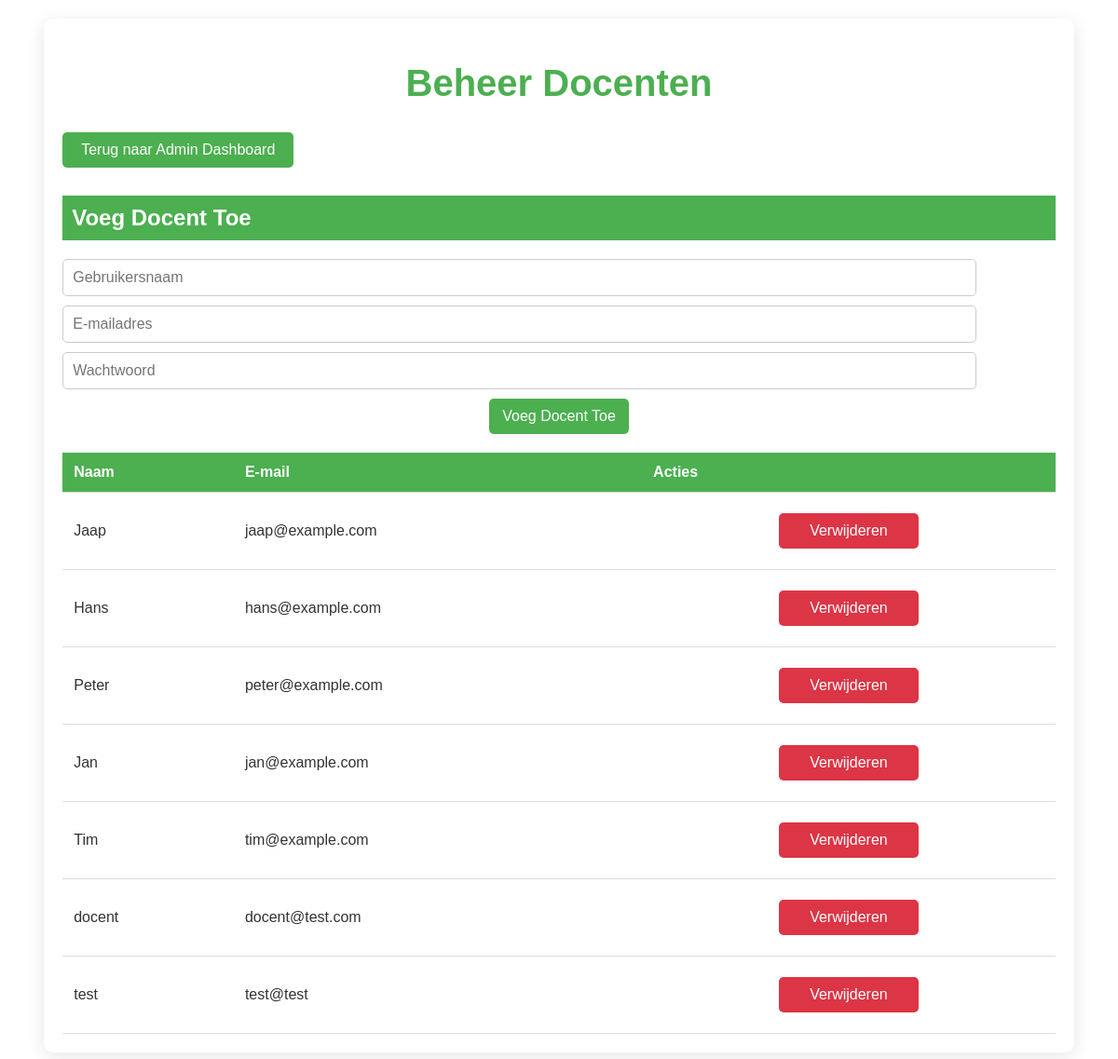
Page /manage_teachers.php (signed in) on the committed database.
### tables this page shows
CREATE TABLE `gebruikers` (
  `id` int(11) NOT NULL,
  `username` varchar(50) NOT NULL,
  `email` varchar(100) NOT NULL,
  `password` varchar(255) NOT NULL,
  `role` enum('leerling','docent','admin') NOT NULL
);

### manage_teachers.php (the view, shortened to what this page needs)
<?php
include 'db.php';
$sql = "SELECT * FROM gebruikers WHERE role = 'docent'";
$stmt = $db->prepare($sql);
$stmt->execute();
$docenten = $stmt->fetchAll(PDO::FETCH_ASSOC);
?>
<!DOCTYPE html>
<html lang="nl">
<head>
    <link rel="stylesheet" href="styles.css">
</head>
<body>
    <div class="container manage-students">
        <h1>Beheer Docenten</h1>
        <a href="admin_dashboard.php" class="home-button">Terug naar Admin Dashboard</a>
        <h2 style="background-color: #4CAF50; color: white; padding: 10px;">Voeg Docent Toe</h2>
        <form method="POST" action="manage_teachers.php">
            <input type="text" name="username" placeholder="Gebruikersnaam" required>
            <input type="email" name="email" placeholder="E-mailadres" required>
            <input type="password" name="password" placeholder="Wachtwoord" required>
            <button type="submit" name="add_teacher">Voeg Docent Toe</button>
        </form>
        <table>
            <thead>
                <tr>
                    <th>Naam</th>
                    <th>E-mail</th>
                    <th>Acties</th>
                </tr>
            </thead>
            <tbody>
                <?php foreach ($docenten as $docent): ?>
                    <tr>
                        <td><?= htmlspecialchars($docent['username']) ?></td>
                        <td><?= htmlspecialchars($docent['email']) ?></td>
                        <td>
                            <form method="POST" action="manage_teachers.php" style="display:inline;">
                                <button type="submit" class="delete-button">Verwijderen</button>
                            </form>
                        </td>
                    </tr>
                <?php endforeach; ?>
            </tbody>
        </table>
    </div>
</body>
</html>

### styles.css (style rules this page uses)
body { background: url('img/paardbg.jpg') no-repeat center center fixed; background-size: cover; color: #333; font-family: Arial, sans-serif; }
h1, h2, h3, p { color: #333; }
h1 { font-size: 2.5em; margin-bottom: 20px; }
button { background-color: #4CAF50; color: white; padding: 15px; margin: 10px; border: none; border-radius: 5px; cursor: pointer; font-size: 16px; }
button { width: 150px; padding: 10px; margin: 10px auto; display: block; background-color: #4CAF50; color: white; border: none; border-radius: 5px; cursor: pointer; font-size: 16px; }
input[type="text"],input[type="email"], input[type="password"] { width: 300px; padding: 10px; margin: 10px auto; display: block; border: 1px solid #ccc; border-radius: 5px; font-size: 16px; }
.container { width: 400px; margin: 50px auto; padding: 20px; background-color: rgba(255, 255, 255, 0.9); border-radius: 10px; box-shadow: 0 4px 20px rgba(0, 0, 0, 0.3); }
.home-button { background-color: #4CAF50; color: white; padding: 10px 20px; text-align: center; text-decoration: none; display: inline-block; font-size: 16px; margin: 10px 0; border-radius: 5px; transition: background-color 0.3s ease; }
.manage-students { width: 90%; max-width: 1200px; margin: 20px auto; padding: 20px; background-color: rgba(255, 255, 255, 0.9); border-radius: 10px; box-shadow: 0 4px 20px rgba(0, 0, 0, 0.1); }
.manage-students h1 { color: #4CAF50; }
.manage-students h1 { color: #4CAF50; text-align: center; }
.manage-students input[type="text"], .manage-students input[type="email"], .manage-students input[type="password"] { width: 90%; padding: 10px; margin: 10px 0; border: 1px solid #ccc; border-radius: 5px; }
.manage-students button { background-color: #4CAF50; color: white; padding: 10px; border: none; border-radius: 5px; cursor: pointer; }
.manage-students button.delete-button { background-color: #dc3545; }
.manage-students table { width: 100%; border-collapse: collapse; margin-top: 20px; }
.manage-students th, .manage-students td { padding: 12px; text-align: left; border-bottom: 1px solid #ddd; }
.manage-students th { background-color: #4CAF50; color: white; }

### rows in the picture
gebruikers: username "Jaap", email "jaap@example.com"
gebruikers: username "Hans", email "hans@example.com"
gebruikers: username "Peter", email "peter@example.com"
gebruikers: username "Jan", email "jan@example.com"
gebruikers: username "Tim", email "tim@example.com"
gebruikers: username "docent", email "docent@test.com"
gebruikers: username "test", email "test@test"
